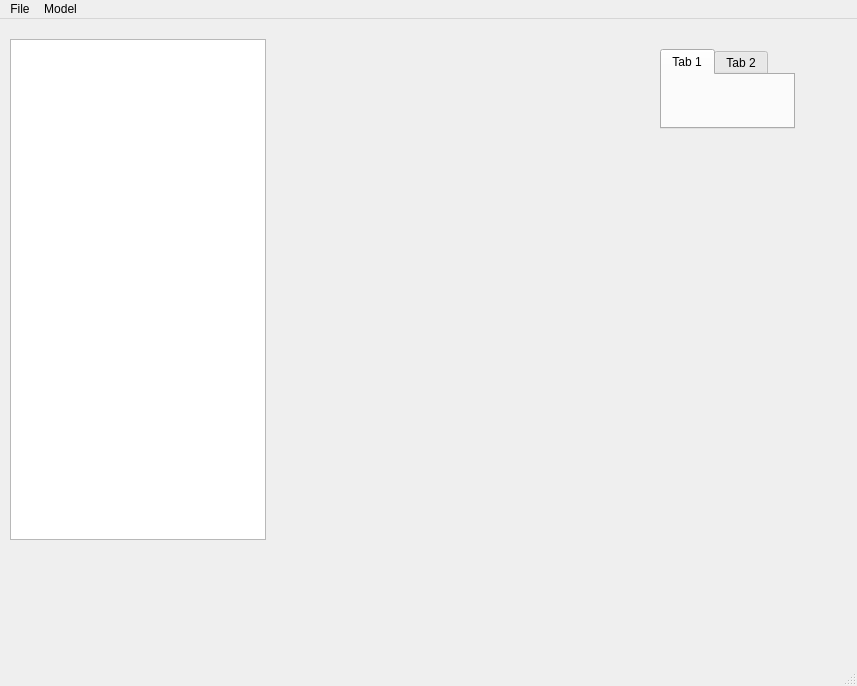
<?xml version="1.0" encoding="UTF-8"?>
<ui version="4.0">
 <class>TASMET_mb</class>
 <widget class="QMainWindow" name="TASMET_mb">
  <property name="geometry">
   <rect>
    <x>0</x>
    <y>0</y>
    <width>857</width>
    <height>686</height>
   </rect>
  </property>
  <property name="windowTitle">
   <string>TASMET Model Builder</string>
  </property>
  <widget class="QWidget" name="centralwidget">
   <widget class="QListWidget" name="listWidget_2">
    <property name="geometry">
     <rect>
      <x>10</x>
      <y>20</y>
      <width>256</width>
      <height>501</height>
     </rect>
    </property>
   </widget>
   <widget class="QTabWidget" name="tabWidget">
    <property name="geometry">
     <rect>
      <x>660</x>
      <y>30</y>
      <width>135</width>
      <height>80</height>
     </rect>
    </property>
    <widget class="QWidget" name="tab">
     <attribute name="title">
      <string>Tab 1</string>
     </attribute>
    </widget>
    <widget class="QWidget" name="tab_2">
     <attribute name="title">
      <string>Tab 2</string>
     </attribute>
    </widget>
   </widget>
  </widget>
  <widget class="QMenuBar" name="menubar">
   <property name="geometry">
    <rect>
     <x>0</x>
     <y>0</y>
     <width>857</width>
     <height>25</height>
    </rect>
   </property>
   <widget class="QMenu" name="menuFile">
    <property name="title">
     <string>File</string>
    </property>
    <addaction name="actionNew"/>
    <addaction name="actionOpen"/>
    <addaction name="actionSave"/>
    <addaction name="separator"/>
    <addaction name="actionExit"/>
   </widget>
   <widget class="QMenu" name="menuModel">
    <property name="title">
     <string>Model</string>
    </property>
    <addaction name="actionEdit_Global_Configuration"/>
   </widget>
   <addaction name="menuFile"/>
   <addaction name="menuModel"/>
  </widget>
  <widget class="QStatusBar" name="statusbar"/>
  <action name="actionNew">
   <property name="text">
    <string>New</string>
   </property>
  </action>
  <action name="actionOpen">
   <property name="text">
    <string>Open</string>
   </property>
  </action>
  <action name="actionSave">
   <property name="text">
    <string>Save</string>
   </property>
  </action>
  <action name="actionExit">
   <property name="text">
    <string>Exit</string>
   </property>
  </action>
  <action name="actionEdit_Global_Configuration">
   <property name="text">
    <string>Edit Global Configuration</string>
   </property>
  </action>
 </widget>
 <resources/>
 <connections/>
</ui>
